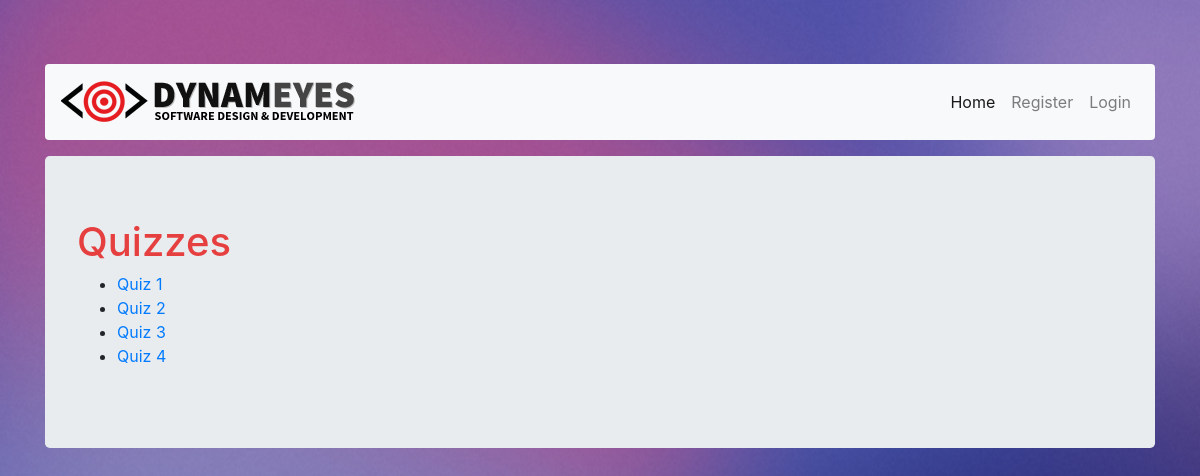
The app's page /, older data.
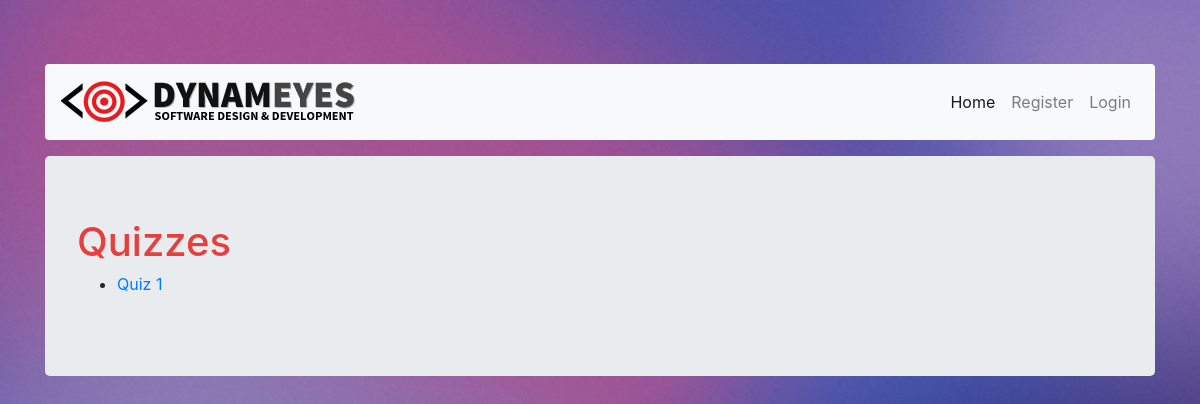
The same page, newer data.
### quiz/models.py (models this page shows, shortened)
class Quiz(models.Model):
    quiz_title = models.CharField(max_length=200)
    pub_date = models.DateTimeField('date published', auto_now_add=True)
    expiration = models.DateTimeField('expiration date')
    class Meta:
        verbose_name_plural = 'quizzes'

### quiz/views.py (the view)
# urls.py: url(r'^$', views.index, name='index'),
def index(request):
    queryset = Quiz.objects.all()
    context = {
        'objects_quiz': queryset,
        'title': "Quiz Builder",
    }
    return render(request, 'index.html', context)

### quiz/templates/index.html
{% extends 'base.html' %}
{% block content %}
    {% include 'nav.html' %}
    <div class="jumbotron">
        <h1>Quizzes</h1>
        <ul>
            {% for obj in objects_quiz %}
                <li>
                    <a href="/quiz/{{ obj.id }}">
                        {{ obj.quiz_title }}
                    </a>
                </li>
            {% endfor %}
        </ul>
    </div>
{% endblock %}

Row changes from the older to the newer data that the page shows:
removed Quiz: quiz_title "Quiz 2"
removed Quiz: quiz_title "Quiz 3"
removed Quiz: quiz_title "Quiz 4"
